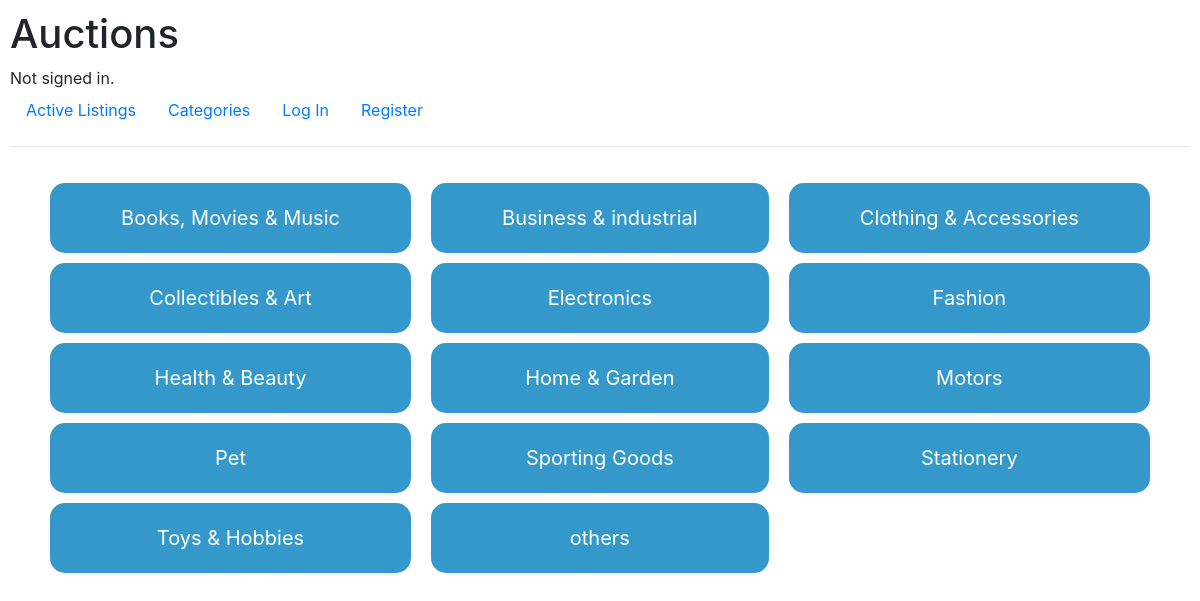
The page /category on the database its author committed.
### auctions/models.py (models this page shows)
class Category(models.Model):
    title = models.CharField(max_length=64)
    def __str__(self):
        return f"{self.title}"

### auctions/views.py (the view)
# urls.py: path("category", views.categories, name="categories"),
def categories(request):
    categories = Category.objects.all().order_by('title')
    return render(request, "auctions/categories.html", {
        "categories": categories
    })

### auctions/templates/auctions/categories.html
{% extends "auctions/layout.html" %}
{% block body %}
<div class="container">
    {% for category in categories %}
        <a href="{% url 'category' category.id %}">
            <div> {{ category }} </div>
        </a>
    {% endfor %}
</div>
{% endblock %}

### auctions/static/auctions/styles.css (style rules this page uses)
body { padding: 10px; }
.container { display: grid; padding: 20px; grid-column-gap: 20px; grid-row-gap: 10px; grid-template-columns: auto auto auto; }
.container > a > div { background-color: #3498ca; border-radius: 15px; color: white; font-size: 20px; padding: 20px; text-align: center; }

### rows shown on the page
Category: title "Books, Movies & Music"
Category: title "Business & industrial"
Category: title "Clothing & Accessories"
Category: title "Collectibles & Art"
Category: title "Electronics"
Category: title "Fashion"
Category: title "Health & Beauty"
Category: title "Home & Garden"
Category: title "Motors"
Category: title "Pet"
Category: title "Sporting Goods"
Category: title "Stationery"
Category: title "Toys & Hobbies"
Category: title "others"
